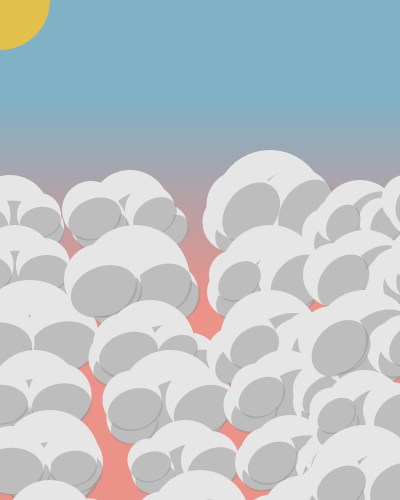
Frame 1 (no input)
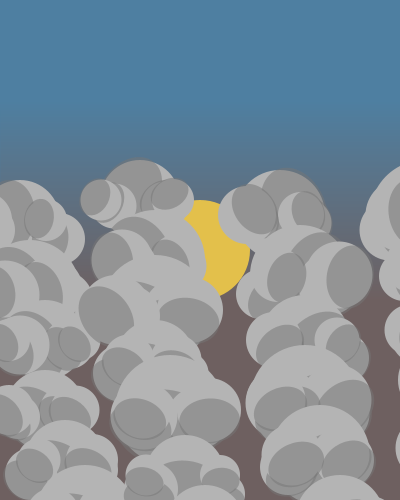
Frame 2 (the mouse pressed at the canvas centre, redrawn once)

The Processing sketch that drew these frames (run headless with seeded random() and noise(); the mouse was pressed at the canvas centre and the sketch redrawn once):

// Processing sketch: Dawn_or_Dusk
// ── Dawn_or_Dusk.pde
import java.util.Random;
Random rand = new Random();

void setup(){
    size(400,500);
    noLoop();
    noStroke();
}
    
void draw(){
  background(0);
  drawBg();
  fill(227,192,75);
  ellipse(mouseX,mouseY, 100,100);
  for(int i = 0; i <500;i+=50){
    for(int j = 200; j <600;j+=50){
      j+=rand.nextInt(5)*5;
      i+=rand.nextInt(5)*5;
      drawCloud(i,j);
    }
  }
}

void mousePressed() {
  redraw();
}

//Cette fonction dessine le background avec plusieurs couleurs
void drawBg(){
  color c1 = color(235-mouseY/2, 146-mouseY/5, 137-mouseY/6); //Couleur Bas
  color c2 = color(128-mouseY/5, 177-mouseY/5, 196-mouseY/7); //Couleur Haut
  fill(c1);
  rect(0,250,400,300);
  fill(c2);
  rect(0,0,400,250);
  noFill();
  //Nous dessinons plein de lignes l'une apres l'autre en changeant légèrement la couleur afin d'avoir un dégradé
  for (int i = 0; i <= 200; i++) {
      float inter = map(i, 0, 200, 0, 1);
      color c = lerpColor(c2, c1, inter);
      stroke(c);
      line(0, 100+i, 400, 100+i);
  }
  noStroke();
}

//Cette fonction nous permet de dessiné un nuage 
//Chaque nuage est composé d'un cercle principal et de 4 cerlcles autour
void drawCloud(int x, int y){
  int dPos=0; //variation de position des ellipses
  int dSize=0; //variation de taille des ellipses
  int h = 80+rand.nextInt(4)*10;
  color cloudColor = color(230-mouseY/5);
  shadedEllipse(x,y,h,cloudColor);
  dPos = rand.nextInt(20);
  dSize = rand.nextInt(20);
  shadedEllipse(x+20+dPos,y+dPos,(int)(0.5*h+dSize),cloudColor);
  dPos = rand.nextInt(20);
  dSize = rand.nextInt(20);
  shadedEllipse(x+20+dPos,y,(int)(0.5*h+dSize),cloudColor);
  dPos = rand.nextInt(20);
  dSize = rand.nextInt(20);
  shadedEllipse(x-20-dPos,y+dPos,(int)(0.5*h+dSize),cloudColor);
  dPos = rand.nextInt(20);
  dSize = rand.nextInt(20);
  shadedEllipse(x-20-dPos,y,(int)(0.5*h+dSize),cloudColor);
  return;
}

//Ceci sert à desiner le nuage ainsi que son ombre.
//Les ombres suivent l'emplacement du soleil
void shadedEllipse(int x, int y, int h, color cloudColor) {
  fill(cloudColor);
  ellipse(x, y, h, h);
  color dark = lerpColor(cloudColor, color(0), 0.35);
  fill(dark, 130);
  pushMatrix();
  translate(x, y);
  rotate(atan2(mouseY-y,mouseX-x)+PI/2);
  ellipse(0, h*0.17, h*0.95, h*0.70);
  popMatrix();
  noClip();
}
